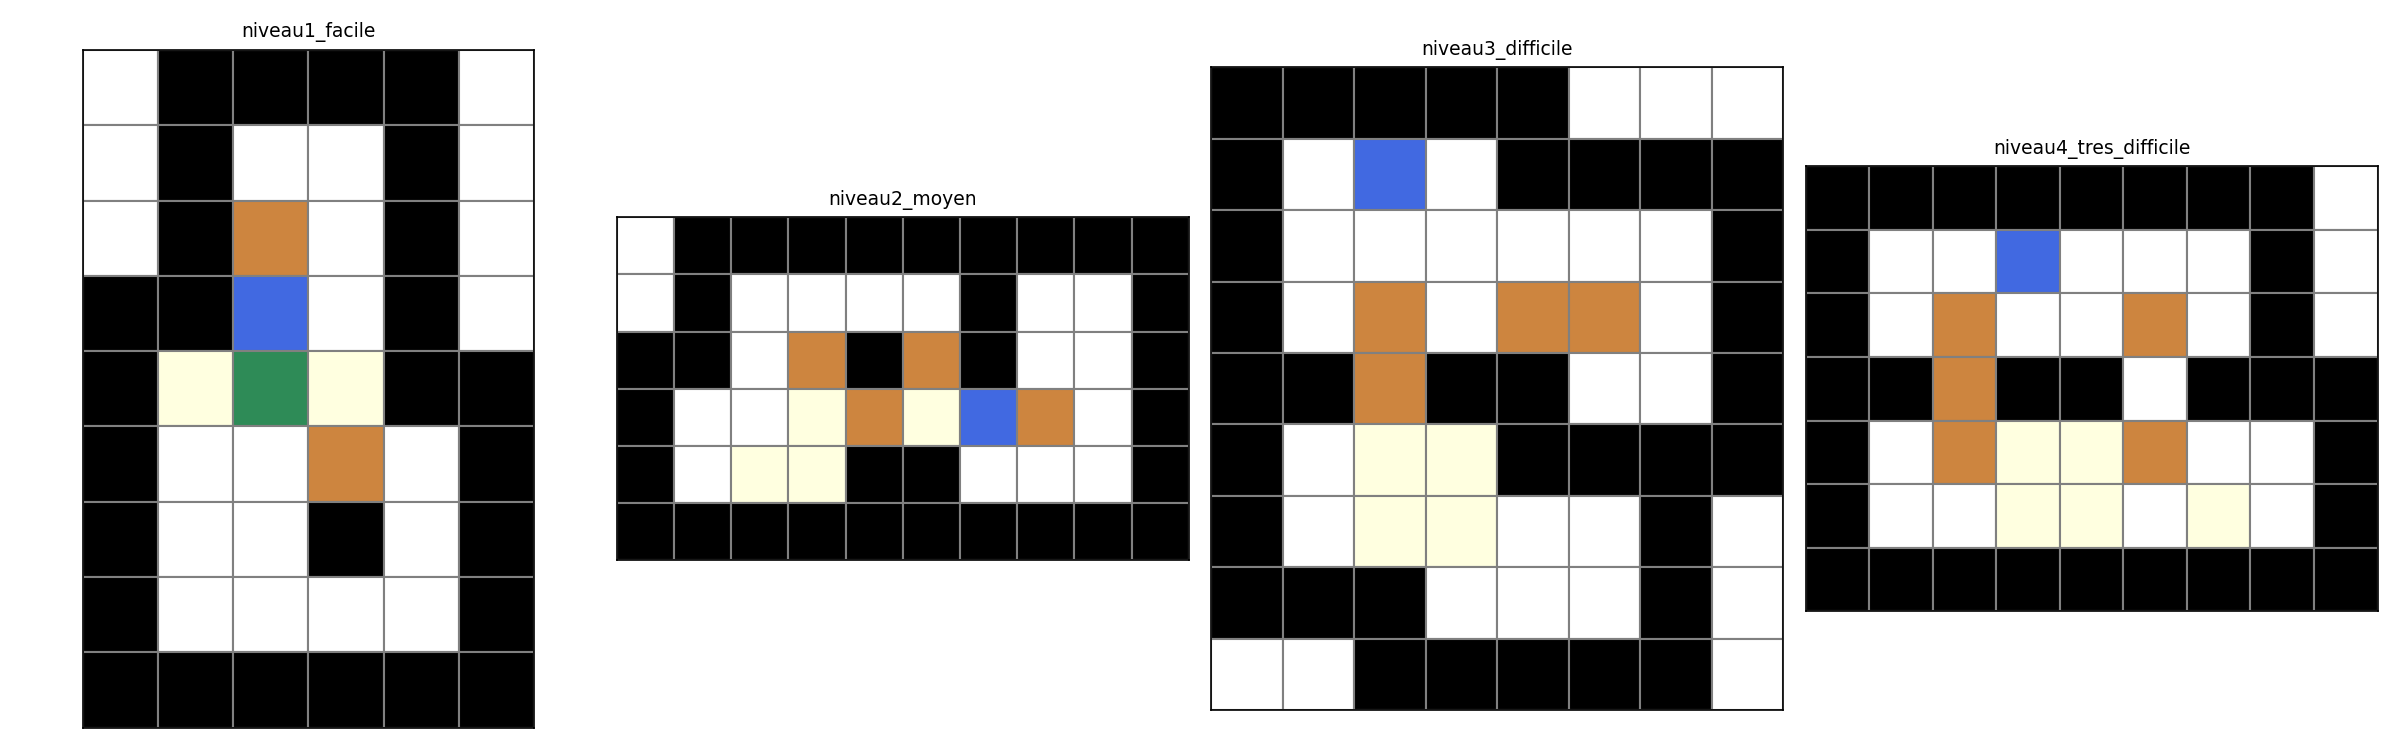

This chart was generated by the following Python code:
import matplotlib.pyplot as plt

from Jeux.Sokoban.probleme_sokoban import charger_depuis_fichier
from Resultat.outils.dessiner_sokoban import dessiner_sokoban

NIVEAUX = ["niveau1_facile", "niveau2_moyen", "niveau3_difficile", "niveau4_tres_difficile"]

fig, axes = plt.subplots(1, len(NIVEAUX), figsize=(16, 5))

for colonne, niveau in enumerate(NIVEAUX):
    chemin_fichier = f"Jeux/Sokoban/exemples/microban/{niveau}.txt"
    probleme = charger_depuis_fichier(chemin_fichier)
    ax = axes[colonne]
    dessiner_sokoban(probleme, ax=ax)
    ax.set_title(niveau, fontsize=9)

CHEMIN_IMAGE = "Resultat/Sokoban/A_etoile/apercu_cartes.png"
plt.tight_layout()
plt.savefig(CHEMIN_IMAGE, dpi=150)
plt.close(fig)
print(f"Aperçu enregistré dans {CHEMIN_IMAGE}")
